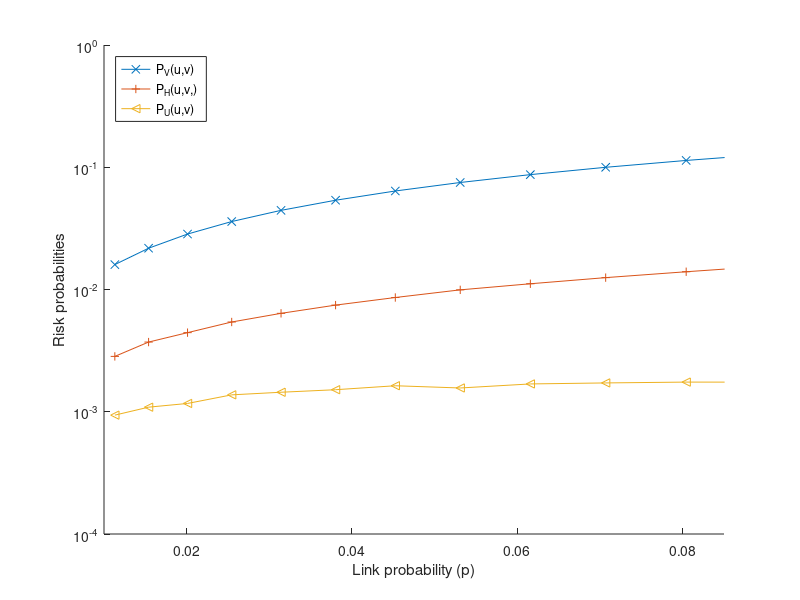

Write the MATLAB code that produced this figure.
% Generates figure ZBS-prob2

r = [0.06, 0.07, 0.08, 0.09, 0.10, 0.11, 0.12, 0.13, 0.14, 0.15, 0.16, 0.17, 0.18, 0.19, 0.20];

phi = [		% k=1:25 analytical; k=26:60 experimental {{{
0.862168
0.75613 
0.673142
0.607086
0.553643
0.509726
0.473108
0.44216 
0.41568 
0.392767
0.372737
0.355069
0.339355
0.325277
0.31258 
0.301063
0.290558
0.280932
0.272072
0.263885
0.256292
0.249233
0.242636
0.236162
0.23446 	% 25
0.229073	% 26
0.224124	% 27
0.219228	% 28
0.214491	% 29
0.209858	% 30
0.206411	% 31
0.202695	% 32
0.198517	% 33
0.194765	% 34
0.191870	% 35
0.187840	% 36
0.184256	% 37
0.180952	% 38
0.178613	% 39
0.175323	% 40
0.172776	% 41
0.169925	% 42
0.167319	% 43
0.164788	% 44
0.162461	% 45
0.160314	% 46
0.157947	% 47
0.155790	% 48
0.153770	% 49
0.151721	% 50
0.150070	% 51
0.148275	% 52
0.147293	% 53
0.145117	% 54
0.142951	% 55
0.141381	% 56
0.139896	% 57
0.137973	% 58
0.136286	% 59
0.134698];	% 60}}}

sigma = [	% From a.xls for k=1:50
1.148359 
1.242248
1.324327
1.398556
1.425776
1.478505
1.505301
1.530002
1.558995
1.589913
1.601284
1.616834
1.628119
1.644447
1.676979
1.684638
1.680960
1.692744
1.706022
1.714721
1.717019
1.728896
1.726633
1.738283
1.748649
1.754724
1.759417
1.760129
1.769109
1.770747
1.777578
1.779811
1.781214
1.788005
1.792862
1.793909
1.795261
1.798126
1.801044
1.805415
1.801571
1.811608
1.811077
1.819349
1.819215
1.820560
1.816817
1.825232
1.823967
1.828635];

n = 300;

% x axis
p = zeros(1, size(r, 2));
for i = 1:size(r, 2)
	p(i) = pi*r(i)*r(i);
end

P_V = zeros(1, size(r, 2));
P_H = zeros(1, size(r, 2));
P_U = zeros(1, size(r, 2));
for i = 1:size(r, 2)
	P_V(i) = (1+3*sqrt(3)/(4*pi))*p(i);	
	k = ceil(p(i)*n)-1;
	sigmasq = sigma(k)*sigma(k);
	P_U(i) = 8*(1-sigmasq)*acos(sigma(k)/2) + sigma(k)*(2+sigmasq)*sqrt(4-sigmasq);
	P_U(i) = P_U(i)*p(i)/(4*pi*(4-sigmasq));
	P_H(i) = (phi(k)*P_U(i) - sqrt(3)*p(i)/4/pi)/(phi(k)-1);
end

clf;
hold all;
semilogy(p, P_V, '-x');
semilogy(p, P_H, '-+');
semilogy(p, P_U, '-<');
xlim([0.01, 0.085]);
xlabel('Link probability (p)');
ylabel('Risk probabilities');
legend('P_V(u,v)', 'P_H(u,v,)', 'P_U(u,v)', 'Location', 'NorthWest');
pos = get(gca, 'Position');
pos(4) = 0.5;
set(gca, 'Position', pos);

% vim:foldmethod=marker:
